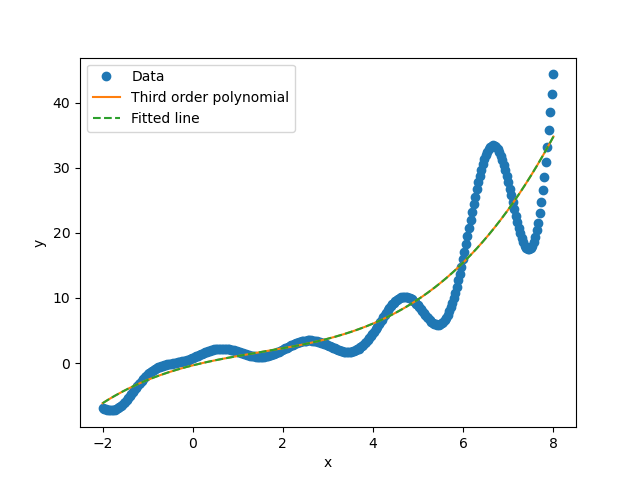

Write the Python code that produced this figure.
from polyfit import FitDatatoLine

import matplotlib.pyplot as plt
import numpy as np

# fit data using lambda d^2 f/dx^2 - f = f_data
def regularized_fit(x, f_data, lambda_):
    dx = x[1] - x[0]

    fits = {}
    for lam in lambda_:
        # matrix
        n = len(x)
        matrix = np.zeros((n, n))
        main_dig = -1 - 2 * lam / (dx**2)
        np.fill_diagonal(matrix, main_dig)

        off_dig = lam / (dx**2)
        np.fill_diagonal(matrix[:, 1:], off_dig)
        np.fill_diagonal(matrix[1:], off_dig)

        matrix[0, 0] = -1 / dx
        matrix[0, 1] = 1 / dx

        # rhs should contain 0 then f_data
        rhs = np.zeros(n)
        rhs[1:] = f_data[1:]

        # solve
        f = np.linalg.solve(matrix, rhs)
        fits[lam] = -f
    
    return fits

x, y = FitDatatoLine('Problem2_data.txt')
data = np.loadtxt('Problem2_data.txt')

# third order polynomial
a = np.polyfit(data[:, 0], data[:, 1], 3)
y_poly = np.polyval(a, data[:, 0])

plt.plot(data[:, 0], data[:, 1], 'o', label='Data')
plt.plot(data[:, 0], y_poly, '-', label='Third order polynomial')
plt.plot(x, y, '--', label='Fitted line')

plt.xlabel('x')
plt.ylabel('y')
plt.legend()
plt.savefig('third_poly.png')
plt.show()


lambda_ = [1e-3, 1e-2, 1e-1, 1, 10]
fits = regularized_fit(x, data[:, 1], lambda_)
plt.plot(data[:, 0], data[:, 1], 'o', label='Data')

for lam in lambda_:
    plt.plot(x, fits[lam], label=f'$\lambda$ = {lam}')

plt.xlabel('x')
plt.ylabel('y')
plt.legend()
plt.savefig('third_poly_with_lambda.png')
plt.show()